Frame 1 (no input): blank canvas, image omitted
Frame 60 (the mouse pressed at the canvas centre just before this capture): blank canvas, image omitted
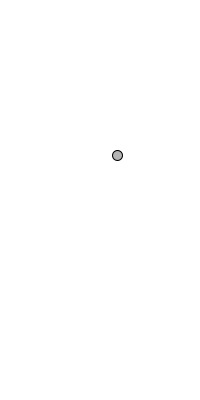
Frame 120 (the mouse held since frame 60 and released just before this capture)

The Processing sketch whose frames 1 and 60 were blank and that drew this single picture after the mouse press (run headless with seeded random() and noise(); from frame 60 on, the mouse is pressed at the canvas centre):

// Processing sketch: processing_95796
// ── processing_95796.pde

/*
Arraylist example
 Jennifer Presto
 Example for BFA class in Creative Computing
 April 9, 2013
 
 Code below adapted from Daniel Shiffman's
 example 23-2: Simple Particle System with ArrayList,
 available here:
 www.learningprocessing.com/examples/chapter-23/example-23-2/
 
 */
ArrayList particles;

void setup() {
  size(200, 400);
  particles = new ArrayList();
  smooth();
}

void draw() {

  background(255);

  // must cycle through ArrayList backwards, because
  // removing objects in the middle
  for (int i=particles.size()-1; i>=0; i--) {
    Particle p = (Particle) particles.get(i);
    p.run();
    p.gravity();
    p.display();

    // check to see if particle has fallen off screen
    // if so, remove it from the ArrayList

    if (p.y>height) {
      particles.remove(i);
    }
  }

  println(particles.size());
}

// add a new particle each time the mouse is pressed
void mousePressed() {
  particles.add(new Particle());
}


class Particle {
  float x;
  float y;
  float xspeed;
  float yspeed;

  Particle() {
    x = mouseX;
    y = mouseY;
    xspeed = random(-1, 1);
    yspeed = random(-3, 0);
  }

  void run() {
    x = x + xspeed;
    y = y + yspeed;
  }

  void  gravity() {
    yspeed += 0.05;
  }

  void display() {
    stroke(0);
    fill(0, 75);
    ellipse(x, y, 10, 10);
  }
}
